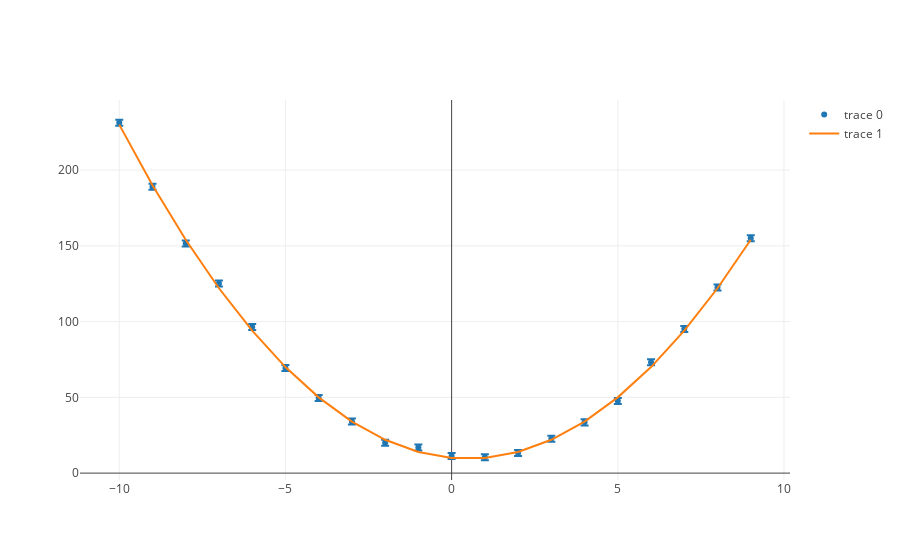

Notebook code cell kept with this figure:
### Code cell
var model = (parameter, data) => {
    var m = {}
    m.x = data.x;
    m.y = data.x.map(v=>parameter[0].a*v*v+parameter[0].b*v+parameter[0].c)
    return m;
} 

var answer = (x) => x*x * 2 - 2* x + 10;
var noise = (s) => normal(0,s);


var data = {}
data.x = Array(20).fill(0).map((v,i)=>i-10);
data.y = data.x.map(v=>answer(v) + noise(2));

var error = {
    x : data.x.map((v,i)=>0.),
    y : data.y.map((v,i)=>2)
}

var precise = {
    x : data.x,
    y : data.x.map(x=>answer(x))
}

console.log(data)
console.log(error)

Plotly([
    {
        x:data.x,
        y:data.y,
        mode:"markers",
        error_y: {
          type: 'data',
          array: error.y,
          visible: true
        },
    },
    {
        x:precise.x,
        y:precise.y
    }
])

### Figure 1 — Plotly figure (JSON) as saved in the notebook; plotly's stock layout.template omitted (floating-point values rounded to 4 significant figures)
{"data": [{"error_y": {"array": [2, 2, 2, 2, 2, 2, 2, 2, 2, 2, 2, 2, 2, 2, 2, 2, 2, 2, 2, 2], "type": "data", "visible": true}, "mode": "markers", "uid": "aee287", "x": [-10, -9, -8, -7, -6, -5, -4, -3, -2, -1, 0, 1, 2, 3, 4, 5, 6, 7, 8, 9], "y": [231.2, 188.9, 151.5, 125.2, 96.46, 69.39, 49.63, 34.1, 20.0, 16.9, 11.36, 10.48, 13.34, 22.71, 33.51, 47.62, 73.14, 95.11, 122.5, 155.1]}, {"uid": "ef56a6", "x": [-10, -9, -8, -7, -6, -5, -4, -3, -2, -1, 0, 1, 2, 3, 4, 5, 6, 7, 8, 9], "y": [230, 190, 154, 122, 94, 70, 50, 34, 22, 14, 10, 10, 14, 22, 34, 50, 70, 94, 122, 154]}], "layout": {}}
